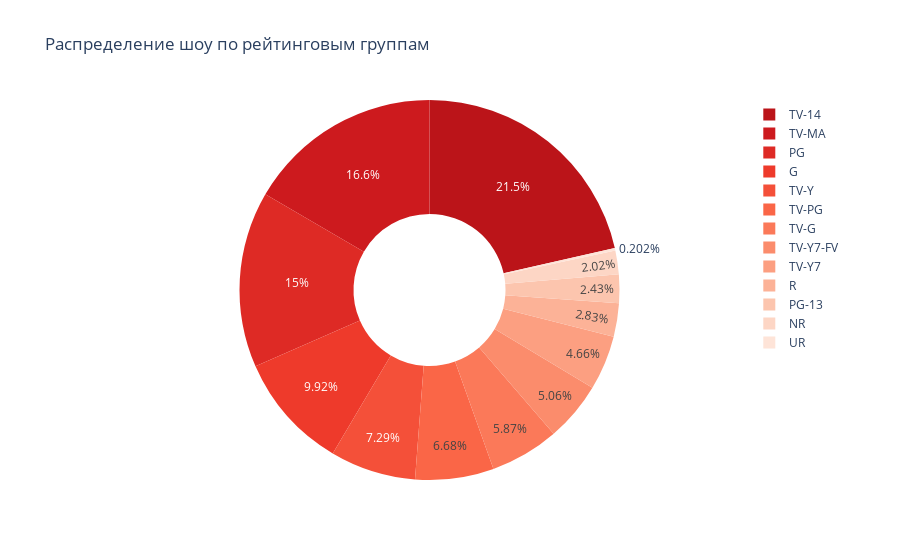

The notebook cell this image was saved under:
### Markdown cell above
![Charts](https://pp.userapi.com/c852024/v852024281/1a53b1/jSOsBIhxK3U.jpg)

### Code cell
df_pie = df['rating'].value_counts().reset_index()
df_pie.columns = ['rating', 'count']

df_pie = df_pie.sort_values(by='count', ascending=False).reset_index(drop=True)

colors = [plt.cm.Reds(i) for i in np.linspace(0.8, 0.1, 13)]
colors = ['#%02x%02x%02x' % (int(r*255), int(g*255), int(b*255)) for r, g, b, _ in colors]

discrete_colors = colors[:len(df_pie)]

fig = px.pie(
    df_pie, 
    names='rating', 
    values='count', 
    title='Распределение шоу по рейтинговым группам', 
    hole=0.4,
    color='rating',
    color_discrete_sequence=discrete_colors 
)

fig.show()

### Figure 1 — Plotly figure (JSON) as saved in the notebook; plotly's stock layout.template omitted (floating-point values rounded to 4 significant figures)
{"data": [{"customdata": [["TV-14"], ["TV-MA"], ["PG"], ["G"], ["TV-Y"], ["TV-PG"], ["TV-G"], ["TV-Y7-FV"], ["TV-Y7"], ["R"], ["PG-13"], ["NR"], ["UR"]], "domain": {"x": [0, 1], "y": [0, 1]}, "hole": 0.4, "hovertemplate": "rating=%{customdata[0]}<br>count=%{value}<extra></extra>", "labels": ["TV-14", "TV-MA", "PG", "G", "TV-Y", "TV-PG", "TV-G", "TV-Y7-FV", "TV-Y7", "R", "PG-13", "NR", "UR"], "legendgroup": "", "marker": {"colors": ["#bb1419", "#cd1a1e", "#de2a25", "#ee3a2b", "#f45039", "#fa6647", "#fb7959", "#fb8c6c", "#fc9f81", "#fcb297", "#fcc5ae", "#fdd6c5", "#fee4d8"]}, "name": "", "showlegend": true, "type": "pie", "values": [106, 82, 74, 49, 36, 33, 29, 25, 23, 14, 12, 10, 1]}], "layout": {"legend": {"tracegroupgap": 0}, "piecolorway": ["#bb1419", "#cd1a1e", "#de2a25", "#ee3a2b", "#f45039", "#fa6647", "#fb7959", "#fb8c6c", "#fc9f81", "#fcb297", "#fcc5ae", "#fdd6c5", "#fee4d8"], "title": {"text": "Распределение шоу по рейтинговым группам"}}}
